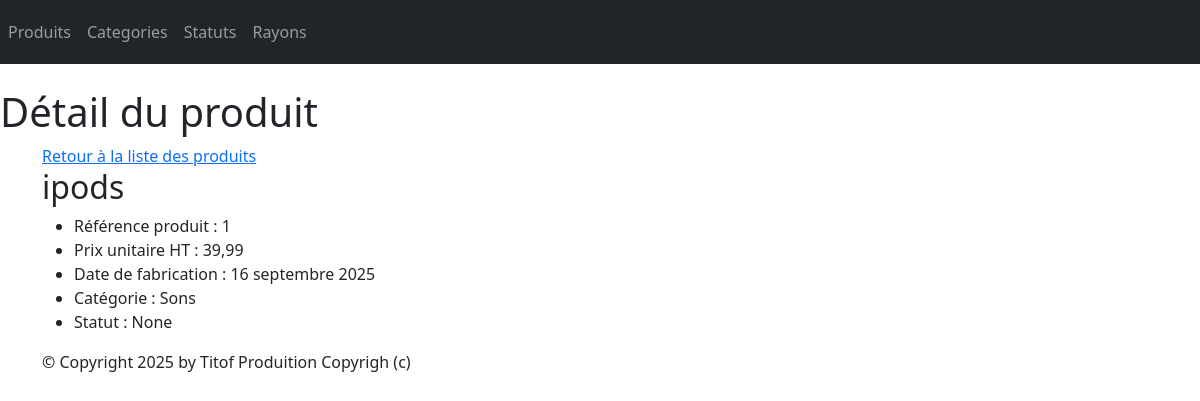
The page /monApp/produit/1/ on the database as committed earlier.
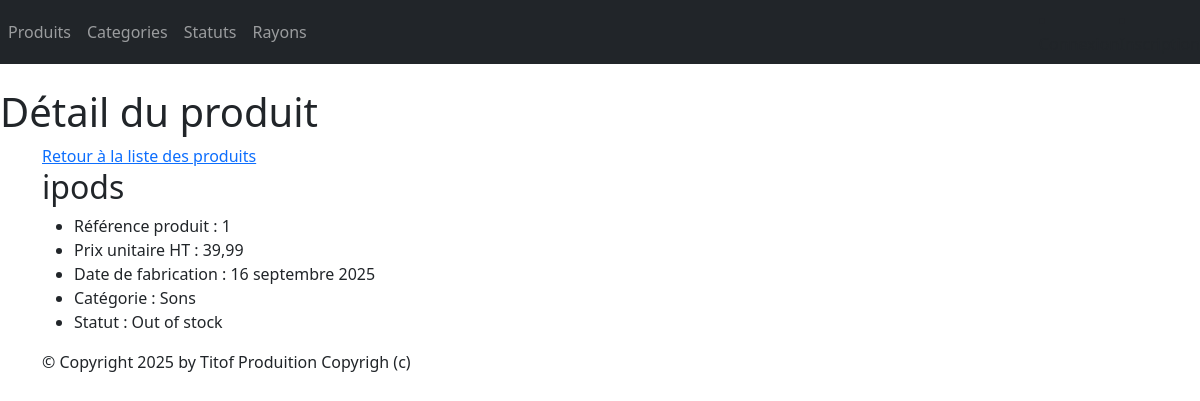
The same page on the database as committed later.
### monApp/models.py (models this page shows, shortened)
class Produit(models.Model):
    refProd = models.AutoField(primary_key=True)
    intituleProd = models.CharField(max_length=200)
    prixUnitaireProd = models.DecimalField(max_digits=10, decimal_places=2)
    dateFabProd = models.DateField(default=date.today)
    categorie = models.ForeignKey(Categorie, on_delete=models.CASCADE, related_name="produits_categorie", null=True, blank=True)
    status = models.ForeignKey(Statut, on_delete=models.CASCADE, related_name="produits_status",null=True, blank=True)

class Categorie(models.Model):
    idCat = models.AutoField(primary_key=True)
    nomCat = models.CharField(max_length=100)
    def __str__(self):
        return self.nomCat

class Statut(models.Model):
    idStatus = models.AutoField(primary_key=True)
    libelleStatus = models.CharField(max_length=100)
    def __str__(self):
        return self.libelleStatus

### monApp/views.py (the view)
# urls.py: path("produit/<pk>/",views.ProduitDetailView.as_view(), name="dtl_prdt"),
class ProduitDetailView(DetailView):
    model = Produit
    template_name = "monApp/detail_produit.html"
    context_object_name = "prdt"
    def get_context_data(self, **kwargs):
        context = super(ProduitDetailView, self).get_context_data(**kwargs)
        context['titremenu'] = "Détail du produit"
        return context

### monApp/templates/monApp/detail_produit.html
{% extends 'monApp/base.html' %}
{% block menu %}
<h1>{{titremenu}}</h1>
{% endblock %}
{% block contenu %}
<a href="{% url 'lst_prdts' %}">Retour à la liste des produits</a>
<h2>{{ prdt.intituleProd }}</h2>
<ul>
    <li>Référence produit : {{prdt.refProd }} </li>
    <li>Prix unitaire HT : {{ prdt.prixUnitaireProd }} </li>
    <li>Date de fabrication : {{ prdt.dateFabProd }} </li>
    <li>Catégorie : {{ prdt.categorie }} </li>
    <li>Statut : {{ prdt.status }}</li>
</ul>
{% endblock %}

Rows that differ between the two databases and show on the page:
changed Produit "ipods": status "None" → "Out of stock"
